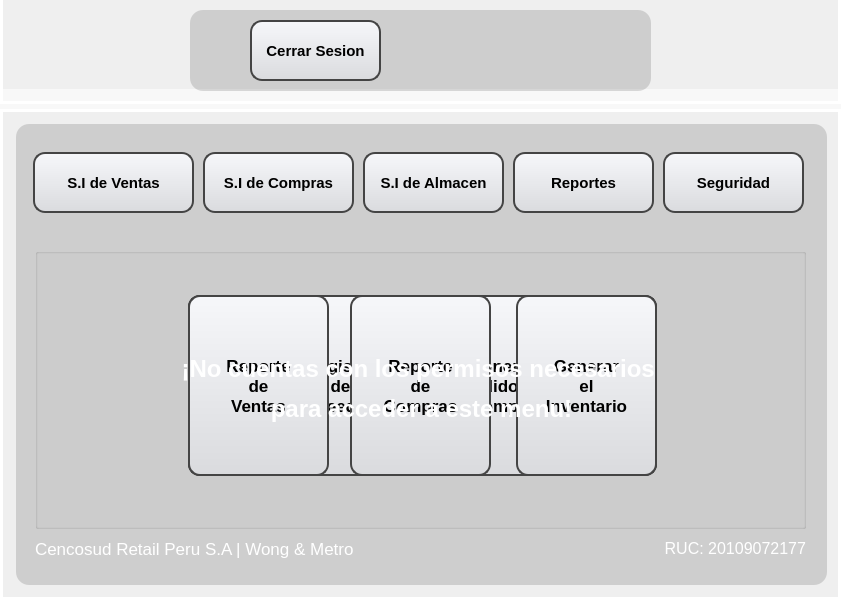
<?xml version="1.0" encoding="UTF-8"?>
<ui version="4.0">
 <class>MainWindow</class>
 <widget class="QMainWindow" name="MainWindow">
  <property name="geometry">
   <rect>
    <x>0</x>
    <y>0</y>
    <width>841</width>
    <height>600</height>
   </rect>
  </property>
  <property name="minimumSize">
   <size>
    <width>841</width>
    <height>600</height>
   </size>
  </property>
  <property name="maximumSize">
   <size>
    <width>841</width>
    <height>600</height>
   </size>
  </property>
  <property name="windowTitle">
   <string>MainWindow</string>
  </property>
  <property name="styleSheet">
   <string notr="true"/>
  </property>
  <widget class="QWidget" name="centralwidget">
   <widget class="QLabel" name="fondo1">
    <property name="geometry">
     <rect>
      <x>0</x>
      <y>0</y>
      <width>841</width>
      <height>101</height>
     </rect>
    </property>
    <property name="text">
     <string/>
    </property>
    <property name="pixmap">
     <pixmap>../view_img/fondo.png</pixmap>
    </property>
    <property name="scaledContents">
     <bool>true</bool>
    </property>
   </widget>
   <widget class="QLabel" name="fondo2">
    <property name="geometry">
     <rect>
      <x>0</x>
      <y>100</y>
      <width>841</width>
      <height>501</height>
     </rect>
    </property>
    <property name="text">
     <string/>
    </property>
    <property name="pixmap">
     <pixmap>../view_img/fondo.png</pixmap>
    </property>
    <property name="scaledContents">
     <bool>true</bool>
    </property>
   </widget>
   <widget class="QPushButton" name="bt_ingreso_ventas">
    <property name="geometry">
     <rect>
      <x>33</x>
      <y>152</y>
      <width>161</width>
      <height>61</height>
     </rect>
    </property>
    <property name="font">
     <font>
      <pointsize>11</pointsize>
      <weight>75</weight>
      <bold>true</bold>
      <underline>false</underline>
      <strikeout>false</strikeout>
     </font>
    </property>
    <property name="styleSheet">
     <string notr="true">QPushButton {
	 background: qlineargradient(x1:0, y1:0, x2:0, y2:1, stop:0 #f6f7fa, stop:1 #dadbde);
	border: 2px solid #444444;
    text-align: center; 
    text-decoration: none; 
    border-radius: 12px;
}

QPushButton:hover {
	background-color: rgb(241, 241, 241);
}

QPushButton:pressed {
	background-color: rgb(223, 223, 223);
}</string>
    </property>
    <property name="text">
     <string>S.I de Ventas</string>
    </property>
   </widget>
   <widget class="QPushButton" name="bt_ingreso_compras">
    <property name="geometry">
     <rect>
      <x>203</x>
      <y>152</y>
      <width>151</width>
      <height>61</height>
     </rect>
    </property>
    <property name="font">
     <font>
      <pointsize>11</pointsize>
      <weight>75</weight>
      <bold>true</bold>
      <underline>false</underline>
      <strikeout>false</strikeout>
     </font>
    </property>
    <property name="styleSheet">
     <string notr="true">QPushButton {
	 background: qlineargradient(x1:0, y1:0, x2:0, y2:1, stop:0 #f6f7fa, stop:1 #dadbde);
	border: 2px solid #444444;
    text-align: center; 
    text-decoration: none; 
    border-radius: 12px;
}

QPushButton:hover {
	background-color: rgb(241, 241, 241);
}

QPushButton:pressed {
	background-color: rgb(223, 223, 223);
}</string>
    </property>
    <property name="text">
     <string>S.I de Compras</string>
    </property>
   </widget>
   <widget class="QPushButton" name="bt_ingreso_almacen">
    <property name="geometry">
     <rect>
      <x>363</x>
      <y>152</y>
      <width>141</width>
      <height>61</height>
     </rect>
    </property>
    <property name="font">
     <font>
      <pointsize>11</pointsize>
      <weight>75</weight>
      <bold>true</bold>
      <underline>false</underline>
      <strikeout>false</strikeout>
     </font>
    </property>
    <property name="styleSheet">
     <string notr="true">QPushButton {
	 background: qlineargradient(x1:0, y1:0, x2:0, y2:1, stop:0 #f6f7fa, stop:1 #dadbde);
	border: 2px solid #444444;
    text-align: center; 
    text-decoration: none; 
    border-radius: 12px;
}

QPushButton:hover {
	background-color: rgb(241, 241, 241);
}

QPushButton:pressed {
	background-color: rgb(223, 223, 223);
}</string>
    </property>
    <property name="text">
     <string>S.I de Almacen</string>
    </property>
   </widget>
   <widget class="QPushButton" name="bt_ingreso_reportes">
    <property name="geometry">
     <rect>
      <x>513</x>
      <y>152</y>
      <width>141</width>
      <height>61</height>
     </rect>
    </property>
    <property name="font">
     <font>
      <pointsize>11</pointsize>
      <weight>75</weight>
      <bold>true</bold>
      <underline>false</underline>
      <strikeout>false</strikeout>
     </font>
    </property>
    <property name="styleSheet">
     <string notr="true">QPushButton {
	 background: qlineargradient(x1:0, y1:0, x2:0, y2:1, stop:0 #f6f7fa, stop:1 #dadbde);
	border: 2px solid #444444;
    text-align: center; 
    text-decoration: none; 
    border-radius: 12px;
}

QPushButton:hover {
	background-color: rgb(241, 241, 241);
}

QPushButton:pressed {
	background-color: rgb(223, 223, 223);
}</string>
    </property>
    <property name="text">
     <string>Reportes</string>
    </property>
   </widget>
   <widget class="QPushButton" name="bt_cerrar_sesion">
    <property name="geometry">
     <rect>
      <x>250</x>
      <y>20</y>
      <width>131</width>
      <height>61</height>
     </rect>
    </property>
    <property name="font">
     <font>
      <pointsize>11</pointsize>
      <weight>75</weight>
      <bold>true</bold>
      <underline>false</underline>
      <strikeout>false</strikeout>
     </font>
    </property>
    <property name="styleSheet">
     <string notr="true">QPushButton {
	 background: qlineargradient(x1:0, y1:0, x2:0, y2:1, stop:0 #f6f7fa, stop:1 #dadbde);
	border: 2px solid #444444;
    text-align: center; 
    text-decoration: none; 
    border-radius: 12px;
}

QPushButton:hover {
	background-color: rgb(255, 0, 0);
}

QPushButton:pressed {
	background-color: rgb(166, 0, 0);
}</string>
    </property>
    <property name="text">
     <string>Cerrar Sesion</string>
    </property>
   </widget>
   <widget class="QLabel" name="label_4">
    <property name="geometry">
     <rect>
      <x>16</x>
      <y>124</y>
      <width>811</width>
      <height>461</height>
     </rect>
    </property>
    <property name="styleSheet">
     <string notr="true">background-color:rgba(0,0,0,35);
border-radius:13px</string>
    </property>
    <property name="text">
     <string/>
    </property>
   </widget>
   <widget class="QLabel" name="label_5">
    <property name="geometry">
     <rect>
      <x>0</x>
      <y>89</y>
      <width>841</width>
      <height>20</height>
     </rect>
    </property>
    <property name="styleSheet">
     <string notr="true">background-color: rgb(248, 248, 248);</string>
    </property>
    <property name="text">
     <string/>
    </property>
   </widget>
   <widget class="QLabel" name="fondo3">
    <property name="geometry">
     <rect>
      <x>480</x>
      <y>15</y>
      <width>71</width>
      <height>71</height>
     </rect>
    </property>
    <property name="text">
     <string/>
    </property>
    <property name="pixmap">
     <pixmap>../view_img/METROSPLASH.png</pixmap>
    </property>
    <property name="scaledContents">
     <bool>true</bool>
    </property>
   </widget>
   <widget class="QLabel" name="label_7">
    <property name="geometry">
     <rect>
      <x>190</x>
      <y>10</y>
      <width>461</width>
      <height>81</height>
     </rect>
    </property>
    <property name="styleSheet">
     <string notr="true">background-color:rgba(0,0,0,35);
border-radius:13px</string>
    </property>
    <property name="text">
     <string/>
    </property>
   </widget>
   <widget class="QPushButton" name="bt_ingreso_seguridad">
    <property name="geometry">
     <rect>
      <x>663</x>
      <y>152</y>
      <width>141</width>
      <height>61</height>
     </rect>
    </property>
    <property name="font">
     <font>
      <pointsize>11</pointsize>
      <weight>75</weight>
      <bold>true</bold>
      <underline>false</underline>
      <strikeout>false</strikeout>
     </font>
    </property>
    <property name="styleSheet">
     <string notr="true">QPushButton {
	 background: qlineargradient(x1:0, y1:0, x2:0, y2:1, stop:0 #f6f7fa, stop:1 #dadbde);
	border: 2px solid #444444;
    text-align: center; 
    text-decoration: none; 
    border-radius: 12px;
}

QPushButton:hover {
	background-color: rgb(241, 241, 241);
}

QPushButton:pressed {
	background-color: rgb(223, 223, 223);
}</string>
    </property>
    <property name="text">
     <string>Seguridad</string>
    </property>
   </widget>
   <widget class="QLabel" name="label_3">
    <property name="enabled">
     <bool>false</bool>
    </property>
    <property name="geometry">
     <rect>
      <x>0</x>
      <y>109</y>
      <width>841</width>
      <height>491</height>
     </rect>
    </property>
    <property name="styleSheet">
     <string notr="true">background-color: qlineargradient(spread:pad, x1:0, y1:0, x2:0, y2:00715909, stop:0 rgba(0, 0, 0, 35), stop:0.375 rgba(0, 0, 0, 50), stop:0.835227 rgba(0, 0, 0, 75));

border: 3px solid white; </string>
    </property>
    <property name="text">
     <string/>
    </property>
   </widget>
   <widget class="QLabel" name="label_6">
    <property name="enabled">
     <bool>false</bool>
    </property>
    <property name="geometry">
     <rect>
      <x>0</x>
      <y>-7</y>
      <width>841</width>
      <height>111</height>
     </rect>
    </property>
    <property name="styleSheet">
     <string notr="true">background-color: qlineargradient(spread:pad, x1:0, y1:0, x2:0, y2:00715909, stop:0 rgba(0, 0, 0, 35), stop:0.375 rgba(0, 0, 0, 50), stop:0.835227 rgba(0, 0, 0, 75));

border: 3px solid white; </string>
    </property>
    <property name="text">
     <string/>
    </property>
   </widget>
   <widget class="QGroupBox" name="groupBox">
    <property name="geometry">
     <rect>
      <x>35</x>
      <y>248</y>
      <width>771</width>
      <height>281</height>
     </rect>
    </property>
    <property name="title">
     <string/>
    </property>
    <widget class="QWidget" name="accion_ventas" native="true">
     <property name="geometry">
      <rect>
       <x>25</x>
       <y>21</y>
       <width>721</width>
       <height>241</height>
      </rect>
     </property>
     <widget class="QPushButton" name="vent_3">
      <property name="geometry">
       <rect>
        <x>456</x>
        <y>26</y>
        <width>141</width>
        <height>181</height>
       </rect>
      </property>
      <property name="font">
       <font>
        <pointsize>13</pointsize>
        <weight>75</weight>
        <bold>true</bold>
        <underline>false</underline>
        <strikeout>false</strikeout>
       </font>
      </property>
      <property name="styleSheet">
       <string notr="true">QPushButton {
	 background: qlineargradient(x1:0, y1:0, x2:0, y2:1, stop:0 #f6f7fa, stop:1 #dadbde);
	border: 2px solid #444444;
    text-align: center; 
    text-decoration: none; 
    border-radius: 12px;
}

QPushButton:hover {
	background-color: rgb(166, 243, 0);
}

QPushButton:pressed {
	background-color: rgb(139, 209, 10);
}</string>
      </property>
      <property name="text">
       <string>Registro
de
Venta</string>
      </property>
     </widget>
     <widget class="QPushButton" name="vent_2">
      <property name="geometry">
       <rect>
        <x>290</x>
        <y>26</y>
        <width>141</width>
        <height>181</height>
       </rect>
      </property>
      <property name="font">
       <font>
        <pointsize>13</pointsize>
        <weight>75</weight>
        <bold>true</bold>
        <underline>false</underline>
        <strikeout>false</strikeout>
       </font>
      </property>
      <property name="styleSheet">
       <string notr="true">QPushButton {
	 background: qlineargradient(x1:0, y1:0, x2:0, y2:1, stop:0 #f6f7fa, stop:1 #dadbde);
	border: 2px solid #444444;
    text-align: center; 
    text-decoration: none; 
    border-radius: 12px;
}

QPushButton:hover {
	background-color: rgb(166, 243, 0);
}

QPushButton:pressed {
	background-color: rgb(139, 209, 10);
}</string>
      </property>
      <property name="text">
       <string>Registro
de
Productos</string>
      </property>
     </widget>
     <widget class="QPushButton" name="vent_1">
      <property name="geometry">
       <rect>
        <x>128</x>
        <y>26</y>
        <width>141</width>
        <height>181</height>
       </rect>
      </property>
      <property name="font">
       <font>
        <pointsize>13</pointsize>
        <weight>75</weight>
        <bold>true</bold>
        <underline>false</underline>
        <strikeout>false</strikeout>
       </font>
      </property>
      <property name="styleSheet">
       <string notr="true">QPushButton {
	 background: qlineargradient(x1:0, y1:0, x2:0, y2:1, stop:0 #f6f7fa, stop:1 #dadbde);
	border: 2px solid #444444;
    text-align: center; 
    text-decoration: none; 
    border-radius: 12px;
}

QPushButton:hover {
	background-color: rgb(166, 243, 0);
}

QPushButton:pressed {
	background-color: rgb(139, 209, 10);
}</string>
      </property>
      <property name="text">
       <string>Registro
de
Clientes</string>
      </property>
     </widget>
    </widget>
    <widget class="QWidget" name="accion_compras" native="true">
     <property name="geometry">
      <rect>
       <x>25</x>
       <y>21</y>
       <width>721</width>
       <height>241</height>
      </rect>
     </property>
     <widget class="QPushButton" name="compr_2">
      <property name="geometry">
       <rect>
        <x>372</x>
        <y>26</y>
        <width>141</width>
        <height>181</height>
       </rect>
      </property>
      <property name="font">
       <font>
        <pointsize>13</pointsize>
        <weight>75</weight>
        <bold>true</bold>
        <underline>false</underline>
        <strikeout>false</strikeout>
       </font>
      </property>
      <property name="styleSheet">
       <string notr="true">QPushButton {
	 background: qlineargradient(x1:0, y1:0, x2:0, y2:1, stop:0 #f6f7fa, stop:1 #dadbde);
	border: 2px solid #444444;
    text-align: center; 
    text-decoration: none; 
    border-radius: 12px;
}

QPushButton:hover {
	background-color: rgb(166, 243, 0);
}

QPushButton:pressed {
	background-color: rgb(139, 209, 10);
}</string>
      </property>
      <property name="text">
       <string>Generar
Pedido de
Compra</string>
      </property>
     </widget>
     <widget class="QPushButton" name="compr_1">
      <property name="geometry">
       <rect>
        <x>210</x>
        <y>26</y>
        <width>141</width>
        <height>181</height>
       </rect>
      </property>
      <property name="font">
       <font>
        <pointsize>13</pointsize>
        <weight>75</weight>
        <bold>true</bold>
        <underline>false</underline>
        <strikeout>false</strikeout>
       </font>
      </property>
      <property name="styleSheet">
       <string notr="true">QPushButton {
	 background: qlineargradient(x1:0, y1:0, x2:0, y2:1, stop:0 #f6f7fa, stop:1 #dadbde);
	border: 2px solid #444444;
    text-align: center; 
    text-decoration: none; 
    border-radius: 12px;
}

QPushButton:hover {
	background-color: rgb(166, 243, 0);
}

QPushButton:pressed {
	background-color: rgb(139, 209, 10);
}</string>
      </property>
      <property name="text">
       <string>Registro
de
Proveedores</string>
      </property>
     </widget>
    </widget>
    <widget class="QWidget" name="accion_almacen" native="true">
     <property name="geometry">
      <rect>
       <x>25</x>
       <y>21</y>
       <width>721</width>
       <height>241</height>
      </rect>
     </property>
     <widget class="QPushButton" name="almac_2">
      <property name="geometry">
       <rect>
        <x>372</x>
        <y>26</y>
        <width>141</width>
        <height>181</height>
       </rect>
      </property>
      <property name="font">
       <font>
        <pointsize>13</pointsize>
        <weight>75</weight>
        <bold>true</bold>
        <underline>false</underline>
        <strikeout>false</strikeout>
       </font>
      </property>
      <property name="styleSheet">
       <string notr="true">QPushButton {
	 background: qlineargradient(x1:0, y1:0, x2:0, y2:1, stop:0 #f6f7fa, stop:1 #dadbde);
	border: 2px solid #444444;
    text-align: center; 
    text-decoration: none; 
    border-radius: 12px;
}

QPushButton:hover {
	background-color: rgb(166, 243, 0);
}

QPushButton:pressed {
	background-color: rgb(139, 209, 10);
}</string>
      </property>
      <property name="text">
       <string>Registro
de Guia
de Salida</string>
      </property>
     </widget>
     <widget class="QPushButton" name="almac_1">
      <property name="geometry">
       <rect>
        <x>210</x>
        <y>26</y>
        <width>141</width>
        <height>181</height>
       </rect>
      </property>
      <property name="font">
       <font>
        <pointsize>13</pointsize>
        <weight>75</weight>
        <bold>true</bold>
        <underline>false</underline>
        <strikeout>false</strikeout>
       </font>
      </property>
      <property name="styleSheet">
       <string notr="true">QPushButton {
	 background: qlineargradient(x1:0, y1:0, x2:0, y2:1, stop:0 #f6f7fa, stop:1 #dadbde);
	border: 2px solid #444444;
    text-align: center; 
    text-decoration: none; 
    border-radius: 12px;
}

QPushButton:hover {
	background-color: rgb(166, 243, 0);
}

QPushButton:pressed {
	background-color: rgb(139, 209, 10);
}</string>
      </property>
      <property name="text">
       <string>Registro
de Guia
de Entrada</string>
      </property>
     </widget>
    </widget>
    <widget class="QWidget" name="accion_reportes" native="true">
     <property name="geometry">
      <rect>
       <x>25</x>
       <y>21</y>
       <width>721</width>
       <height>241</height>
      </rect>
     </property>
     <widget class="QPushButton" name="report_3">
      <property name="geometry">
       <rect>
        <x>456</x>
        <y>26</y>
        <width>141</width>
        <height>181</height>
       </rect>
      </property>
      <property name="font">
       <font>
        <pointsize>13</pointsize>
        <weight>75</weight>
        <bold>true</bold>
        <underline>false</underline>
        <strikeout>false</strikeout>
       </font>
      </property>
      <property name="styleSheet">
       <string notr="true">QPushButton {
	 background: qlineargradient(x1:0, y1:0, x2:0, y2:1, stop:0 #f6f7fa, stop:1 #dadbde);
	border: 2px solid #444444;
    text-align: center; 
    text-decoration: none; 
    border-radius: 12px;
}

QPushButton:hover {
	background-color: rgb(166, 243, 0);
}

QPushButton:pressed {
	background-color: rgb(139, 209, 10);
}</string>
      </property>
      <property name="text">
       <string>Generar
el
Inventario</string>
      </property>
     </widget>
     <widget class="QPushButton" name="report_2">
      <property name="geometry">
       <rect>
        <x>290</x>
        <y>26</y>
        <width>141</width>
        <height>181</height>
       </rect>
      </property>
      <property name="font">
       <font>
        <pointsize>13</pointsize>
        <weight>75</weight>
        <bold>true</bold>
        <underline>false</underline>
        <strikeout>false</strikeout>
       </font>
      </property>
      <property name="styleSheet">
       <string notr="true">QPushButton {
	 background: qlineargradient(x1:0, y1:0, x2:0, y2:1, stop:0 #f6f7fa, stop:1 #dadbde);
	border: 2px solid #444444;
    text-align: center; 
    text-decoration: none; 
    border-radius: 12px;
}

QPushButton:hover {
	background-color: rgb(166, 243, 0);
}

QPushButton:pressed {
	background-color: rgb(139, 209, 10);
}</string>
      </property>
      <property name="text">
       <string>Reporte
de
Compras</string>
      </property>
     </widget>
     <widget class="QPushButton" name="report_1">
      <property name="geometry">
       <rect>
        <x>128</x>
        <y>26</y>
        <width>141</width>
        <height>181</height>
       </rect>
      </property>
      <property name="font">
       <font>
        <pointsize>13</pointsize>
        <weight>75</weight>
        <bold>true</bold>
        <underline>false</underline>
        <strikeout>false</strikeout>
       </font>
      </property>
      <property name="styleSheet">
       <string notr="true">QPushButton {
	 background: qlineargradient(x1:0, y1:0, x2:0, y2:1, stop:0 #f6f7fa, stop:1 #dadbde);
	border: 2px solid #444444;
    text-align: center; 
    text-decoration: none; 
    border-radius: 12px;
}

QPushButton:hover {
	background-color: rgb(166, 243, 0);
}

QPushButton:pressed {
	background-color: rgb(139, 209, 10);
}</string>
      </property>
      <property name="text">
       <string>Reporte
de
Ventas</string>
      </property>
     </widget>
    </widget>
    <widget class="QWidget" name="accion_seguridad" native="true">
     <property name="geometry">
      <rect>
       <x>25</x>
       <y>21</y>
       <width>721</width>
       <height>241</height>
      </rect>
     </property>
     <widget class="QPushButton" name="segur_3">
      <property name="geometry">
       <rect>
        <x>456</x>
        <y>26</y>
        <width>141</width>
        <height>181</height>
       </rect>
      </property>
      <property name="font">
       <font>
        <pointsize>13</pointsize>
        <weight>75</weight>
        <bold>true</bold>
        <underline>false</underline>
        <strikeout>false</strikeout>
       </font>
      </property>
      <property name="styleSheet">
       <string notr="true">QPushButton {
	 background: qlineargradient(x1:0, y1:0, x2:0, y2:1, stop:0 #f6f7fa, stop:1 #dadbde);
	border: 2px solid #444444;
    text-align: center; 
    text-decoration: none; 
    border-radius: 12px;
}

QPushButton:hover {
	background-color: rgb(166, 243, 0);
}

QPushButton:pressed {
	background-color: rgb(139, 209, 10);
}</string>
      </property>
      <property name="text">
       <string>Restaurar
la Base
de Datos</string>
      </property>
     </widget>
     <widget class="QPushButton" name="segur_2">
      <property name="geometry">
       <rect>
        <x>290</x>
        <y>26</y>
        <width>141</width>
        <height>181</height>
       </rect>
      </property>
      <property name="font">
       <font>
        <pointsize>13</pointsize>
        <weight>75</weight>
        <bold>true</bold>
        <underline>false</underline>
        <strikeout>false</strikeout>
       </font>
      </property>
      <property name="styleSheet">
       <string notr="true">QPushButton {
	 background: qlineargradient(x1:0, y1:0, x2:0, y2:1, stop:0 #f6f7fa, stop:1 #dadbde);
	border: 2px solid #444444;
    text-align: center; 
    text-decoration: none; 
    border-radius: 12px;
}

QPushButton:hover {
	background-color: rgb(166, 243, 0);
}

QPushButton:pressed {
	background-color: rgb(139, 209, 10);
}</string>
      </property>
      <property name="text">
       <string>Generar
el BackUp
de la Base
de Datos</string>
      </property>
     </widget>
     <widget class="QPushButton" name="segur_1">
      <property name="geometry">
       <rect>
        <x>128</x>
        <y>26</y>
        <width>141</width>
        <height>181</height>
       </rect>
      </property>
      <property name="font">
       <font>
        <pointsize>13</pointsize>
        <weight>75</weight>
        <bold>true</bold>
        <underline>false</underline>
        <strikeout>false</strikeout>
       </font>
      </property>
      <property name="styleSheet">
       <string notr="true">QPushButton {
	 background: qlineargradient(x1:0, y1:0, x2:0, y2:1, stop:0 #f6f7fa, stop:1 #dadbde);
	border: 2px solid #444444;
    text-align: center; 
    text-decoration: none; 
    border-radius: 12px;
}

QPushButton:hover {
	background-color: rgb(166, 243, 0);
}

QPushButton:pressed {
	background-color: rgb(139, 209, 10);
}</string>
      </property>
      <property name="text">
       <string>Politicas
de
Seguridad</string>
      </property>
     </widget>
    </widget>
    <widget class="QWidget" name="wd_no" native="true">
     <property name="geometry">
      <rect>
       <x>26</x>
       <y>21</y>
       <width>721</width>
       <height>241</height>
      </rect>
     </property>
     <widget class="QLabel" name="permm">
      <property name="geometry">
       <rect>
        <x>0</x>
        <y>0</y>
        <width>721</width>
        <height>241</height>
       </rect>
      </property>
      <property name="font">
       <font>
        <pointsize>18</pointsize>
        <weight>75</weight>
        <italic>false</italic>
        <bold>true</bold>
        <underline>false</underline>
        <strikeout>false</strikeout>
       </font>
      </property>
      <property name="styleSheet">
       <string notr="true">color: white;</string>
      </property>
      <property name="text">
       <string>&lt;html&gt;&lt;head/&gt;&lt;body&gt;&lt;p&gt;¡No cuentas con los permisos necesarios &lt;/p&gt;&lt;p&gt;para acceder a este menu!&lt;/p&gt;&lt;/body&gt;&lt;/html&gt;</string>
      </property>
      <property name="alignment">
       <set>Qt::AlignCenter</set>
      </property>
     </widget>
    </widget>
    <zorder>accion_seguridad</zorder>
    <zorder>accion_almacen</zorder>
    <zorder>accion_ventas</zorder>
    <zorder>accion_compras</zorder>
    <zorder>accion_reportes</zorder>
    <zorder>wd_no</zorder>
   </widget>
   <widget class="QLabel" name="label_8">
    <property name="geometry">
     <rect>
      <x>35</x>
      <y>523</y>
      <width>321</width>
      <height>51</height>
     </rect>
    </property>
    <property name="font">
     <font>
      <pointsize>13</pointsize>
      <weight>50</weight>
      <bold>false</bold>
     </font>
    </property>
    <property name="styleSheet">
     <string notr="true">color: white;</string>
    </property>
    <property name="text">
     <string>Cencosud Retail Peru S.A | Wong &amp; Metro</string>
    </property>
   </widget>
   <widget class="QLabel" name="label_9">
    <property name="geometry">
     <rect>
      <x>635</x>
      <y>523</y>
      <width>171</width>
      <height>51</height>
     </rect>
    </property>
    <property name="font">
     <font>
      <pointsize>12</pointsize>
      <weight>50</weight>
      <bold>false</bold>
     </font>
    </property>
    <property name="styleSheet">
     <string notr="true">color: white;</string>
    </property>
    <property name="text">
     <string>RUC: 20109072177</string>
    </property>
    <property name="alignment">
     <set>Qt::AlignRight|Qt::AlignTrailing|Qt::AlignVCenter</set>
    </property>
   </widget>
   <zorder>fondo2</zorder>
   <zorder>label_5</zorder>
   <zorder>fondo1</zorder>
   <zorder>label_3</zorder>
   <zorder>label_6</zorder>
   <zorder>label_4</zorder>
   <zorder>label_7</zorder>
   <zorder>fondo3</zorder>
   <zorder>bt_ingreso_almacen</zorder>
   <zorder>bt_ingreso_compras</zorder>
   <zorder>bt_ingreso_reportes</zorder>
   <zorder>bt_ingreso_seguridad</zorder>
   <zorder>bt_cerrar_sesion</zorder>
   <zorder>bt_ingreso_ventas</zorder>
   <zorder>groupBox</zorder>
   <zorder>label_8</zorder>
   <zorder>label_9</zorder>
  </widget>
 </widget>
 <resources>
  <include location="../view_img/Recursos.qrc"/>
 </resources>
 <connections/>
</ui>
